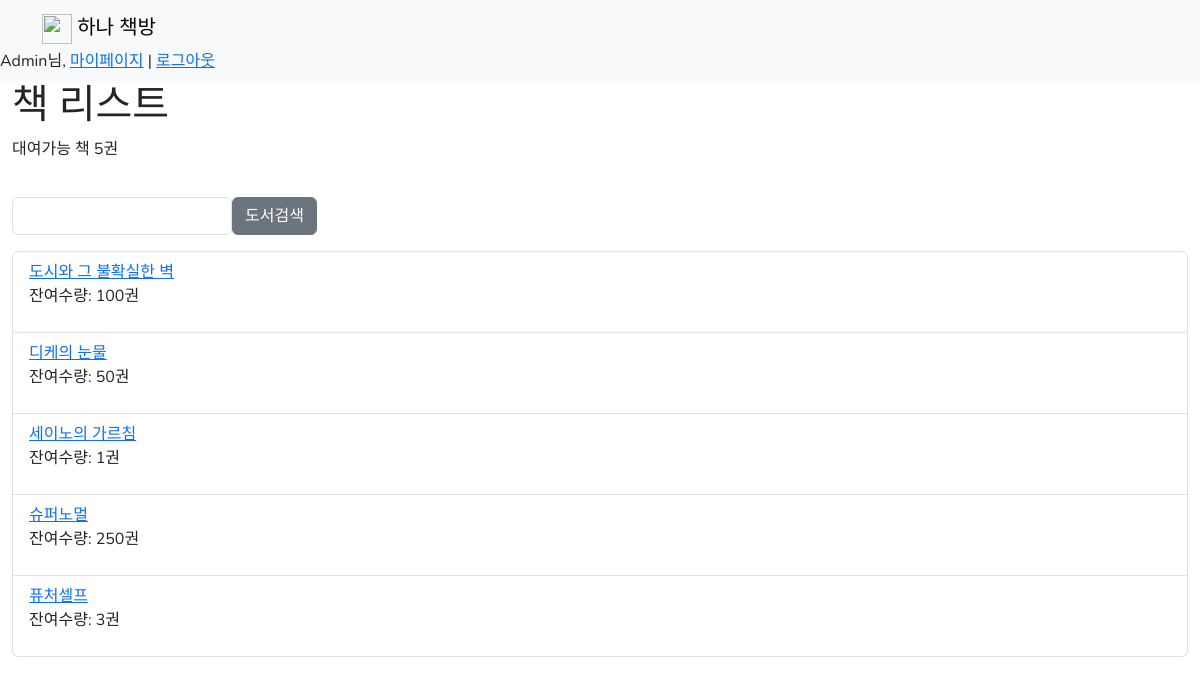
The app's page /books/ (signed in) with its own data.
### books/models.py (models this page shows, shortened)
class Book(models.Model):
    title = models.CharField(max_length=200)
    author = models.CharField(max_length=200)
    publisher = models.CharField(max_length=200)
    stock = models.PositiveIntegerField()
    summary = models.TextField()
    image = models.ImageField(upload_to='book_image/',blank=True)
    class Meta:
        ordering = ['title']

### books/views.py (the view)
# urls.py: path('', BookListView.as_view() ,name='book_list'),
class BookListView(ListView):
    model = Book
    context_object_name = 'books'
    def get_context_data(self,  **kwargs):
        context = super().get_context_data(**kwargs)
        context['count'] = context['books'].filter(stock__gte=1).count() #잔여수량 1개 이상인 책
        search_input = self.request.GET.get('search-area') or ''
        if search_input:
            context['books'] = context['books'].filter(title__icontains=search_input)
            context['search'] = search_input
        return context

### books/templates/books/book_list.html (shortened to what this page needs)
{% extends 'base.html' %}
{% block content %}
<h1> 책 리스트 </h1>
<p> 대여가능 책 {{count}}권 </p>
<div class="input-group mb-3">
    <form method="GET" style="margin-top: 20px; display: flex;">
    <input class='form-control' type="text" name="search-area" value="{{search}}">
    <input class='btn btn-secondary' type="submit" value = '도서검색'>
</form>
</div>
<div>
    <ul class="list-group">
    {% for book in books %}
        <li class="list-group-item"><a href="{% url 'book_detail' book.id %}">{{ book.title }}</a>
            {% if book.stock > 0 %} <p>잔여수량: {{book.stock}}권</p>
            {% else %} <p style="color: #EB796F">재고없음</p> {% endif %}
        </li>
    {% endfor %}
    </ul>
</div>
{% endblock %}

### templates/base.html (shortened to what this page needs)
<!doctype html>
<html lang="en">
<head>
    <link href="https://cdn.jsdelivr.net/npm/bootstrap@5.3.1/dist/css/bootstrap.min.css" rel="stylesheet">
</head>
<body>
<nav class="navbar bg-light">
    <div class="container">
        <a class='navbar-brand' href="{% url 'book_list' %}">
            <img src="https://cdn-icons-png.flaticon.com/512/5773/5773749.png" alt="" width="30" height="30">
            하나 책방
        </a>
    </div>
    <div>
        {% if request.user.is_authenticated %}
        {{request.user|title}}님,
        <a href="{% url 'my_rentals' %}">마이페이지</a> |
    <a href="{% url 'logout' %}">로그아웃</a>
    {% else %}
    <a href="{% url 'login' %}"> 로그인 </a>
    {% endif %}
    </div>
</nav>
<div class="container-fluid">
    {% block content %}
    {% endblock %}
</div>
</body>
</html>

### templates/base.html (style rules this page uses)
h1,h2,h3 { font-family: 'Black Han Sans', sans-serif; }
body { font-family: 'Nunito',sans-serif; }

### records on screen
Book: title "도시와 그 불확실한 벽", stock "100"
Book: title "디케의 눈물", stock "50"
Book: title "세이노의 가르침", stock "1"
Book: title "슈퍼노멀", stock "250"
Book: title "퓨처셀프", stock "3"

### other values on screen
{{ request.user|title }} "Admin"
{{ count }} "5"
